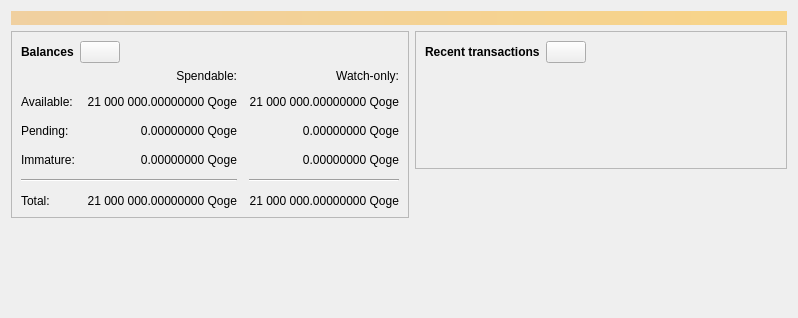
<?xml version="1.0" encoding="UTF-8"?>
<ui version="4.0">
 <class>OverviewPage</class>
 <widget class="QWidget" name="OverviewPage">
  <property name="geometry">
   <rect>
    <x>0</x>
    <y>0</y>
    <width>798</width>
    <height>318</height>
   </rect>
  </property>
  <property name="windowTitle">
   <string>Form</string>
  </property>
  <layout class="QVBoxLayout" name="topLayout">
   <item>
    <widget class="QLabel" name="labelAlerts">
     <property name="visible">
      <bool>false</bool>
     </property>
     <property name="styleSheet">
      <string notr="true">QLabel { background-color: qlineargradient(x1: 0, y1: 0, x2: 1, y2: 0, stop:0 #F0D0A0, stop:1 #F8D488); color:#000000; }</string>
     </property>
     <property name="wordWrap">
      <bool>true</bool>
     </property>
     <property name="margin">
      <number>3</number>
     </property>
     <property name="textInteractionFlags">
      <set>Qt::TextSelectableByMouse</set>
     </property>
    </widget>
   </item>
   <item>
    <layout class="QHBoxLayout" name="horizontalLayout" stretch="1,1">
     <item>
      <layout class="QVBoxLayout" name="verticalLayout_2">
       <item>
        <widget class="QFrame" name="frame">
         <property name="frameShape">
          <enum>QFrame::StyledPanel</enum>
         </property>
         <property name="frameShadow">
          <enum>QFrame::Raised</enum>
         </property>
         <layout class="QVBoxLayout" name="verticalLayout_4">
          <item>
           <layout class="QHBoxLayout" name="horizontalLayout_4">
            <item>
             <widget class="QLabel" name="label_5">
              <property name="font">
               <font>
                <weight>75</weight>
                <bold>true</bold>
               </font>
              </property>
              <property name="text">
               <string>Balances</string>
              </property>
             </widget>
            </item>
            <item>
             <widget class="QPushButton" name="labelWalletStatus">
              <property name="enabled">
               <bool>true</bool>
              </property>
              <property name="maximumSize">
               <size>
                <width>45</width>
                <height>16777215</height>
               </size>
              </property>
              <property name="toolTip">
               <string>The displayed information may be out of date. Your wallet automatically synchronizes with the Qogecoin network after a connection is established, but this process has not completed yet.</string>
              </property>
              <property name="text">
               <string/>
              </property>
              <property name="icon">
               <iconset resource="../qogecoin.qrc">
                <normaloff>:/icons/warning</normaloff>
                <disabledoff>:/icons/warning</disabledoff>:/icons/warning</iconset>
              </property>
              <property name="iconSize">
               <size>
                <width>24</width>
                <height>24</height>
               </size>
              </property>
             </widget>
            </item>
            <item>
             <spacer name="horizontalSpacer_3">
              <property name="orientation">
               <enum>Qt::Horizontal</enum>
              </property>
              <property name="sizeHint" stdset="0">
               <size>
                <width>40</width>
                <height>20</height>
               </size>
              </property>
             </spacer>
            </item>
           </layout>
          </item>
          <item>
           <layout class="QGridLayout" name="gridLayout">
            <property name="spacing">
             <number>12</number>
            </property>
            <item row="2" column="2">
             <widget class="QLabel" name="labelWatchPending">
              <property name="cursor">
               <cursorShape>IBeamCursor</cursorShape>
              </property>
              <property name="toolTip">
               <string>Unconfirmed transactions to watch-only addresses</string>
              </property>
              <property name="text">
               <string notr="true">0.00000000 Qoge</string>
              </property>
              <property name="alignment">
               <set>Qt::AlignRight|Qt::AlignTrailing|Qt::AlignVCenter</set>
              </property>
              <property name="textInteractionFlags">
               <set>Qt::LinksAccessibleByMouse|Qt::TextSelectableByKeyboard|Qt::TextSelectableByMouse</set>
              </property>
             </widget>
            </item>
            <item row="2" column="1">
             <widget class="QLabel" name="labelUnconfirmed">
              <property name="cursor">
               <cursorShape>IBeamCursor</cursorShape>
              </property>
              <property name="toolTip">
               <string>Total of transactions that have yet to be confirmed, and do not yet count toward the spendable balance</string>
              </property>
              <property name="text">
               <string notr="true">0.00000000 Qoge</string>
              </property>
              <property name="alignment">
               <set>Qt::AlignRight|Qt::AlignTrailing|Qt::AlignVCenter</set>
              </property>
              <property name="textInteractionFlags">
               <set>Qt::LinksAccessibleByMouse|Qt::TextSelectableByKeyboard|Qt::TextSelectableByMouse</set>
              </property>
             </widget>
            </item>
            <item row="3" column="2">
             <widget class="QLabel" name="labelWatchImmature">
              <property name="cursor">
               <cursorShape>IBeamCursor</cursorShape>
              </property>
              <property name="toolTip">
               <string>Mined balance in watch-only addresses that has not yet matured</string>
              </property>
              <property name="text">
               <string notr="true">0.00000000 Qoge</string>
              </property>
              <property name="alignment">
               <set>Qt::AlignRight|Qt::AlignTrailing|Qt::AlignVCenter</set>
              </property>
              <property name="textInteractionFlags">
               <set>Qt::LinksAccessibleByMouse|Qt::TextSelectableByKeyboard|Qt::TextSelectableByMouse</set>
              </property>
             </widget>
            </item>
            <item row="4" column="0" colspan="2">
             <widget class="Line" name="line">
              <property name="orientation">
               <enum>Qt::Horizontal</enum>
              </property>
             </widget>
            </item>
            <item row="4" column="2">
             <widget class="Line" name="lineWatchBalance">
              <property name="sizePolicy">
               <sizepolicy hsizetype="Preferred" vsizetype="Fixed">
                <horstretch>0</horstretch>
                <verstretch>0</verstretch>
               </sizepolicy>
              </property>
              <property name="minimumSize">
               <size>
                <width>140</width>
                <height>0</height>
               </size>
              </property>
              <property name="orientation">
               <enum>Qt::Horizontal</enum>
              </property>
             </widget>
            </item>
            <item row="5" column="0">
             <widget class="QLabel" name="labelTotalText">
              <property name="text">
               <string>Total:</string>
              </property>
             </widget>
            </item>
            <item row="3" column="1">
             <widget class="QLabel" name="labelImmature">
              <property name="cursor">
               <cursorShape>IBeamCursor</cursorShape>
              </property>
              <property name="toolTip">
               <string>Mined balance that has not yet matured</string>
              </property>
              <property name="text">
               <string notr="true">0.00000000 Qoge</string>
              </property>
              <property name="alignment">
               <set>Qt::AlignRight|Qt::AlignTrailing|Qt::AlignVCenter</set>
              </property>
              <property name="textInteractionFlags">
               <set>Qt::LinksAccessibleByMouse|Qt::TextSelectableByKeyboard|Qt::TextSelectableByMouse</set>
              </property>
             </widget>
            </item>
            <item row="2" column="3">
             <spacer name="horizontalSpacer_2">
              <property name="orientation">
               <enum>Qt::Horizontal</enum>
              </property>
              <property name="sizeHint" stdset="0">
               <size>
                <width>40</width>
                <height>20</height>
               </size>
              </property>
             </spacer>
            </item>
            <item row="3" column="0">
             <widget class="QLabel" name="labelImmatureText">
              <property name="text">
               <string>Immature:</string>
              </property>
             </widget>
            </item>
            <item row="5" column="1">
             <widget class="QLabel" name="labelTotal">
              <property name="cursor">
               <cursorShape>IBeamCursor</cursorShape>
              </property>
              <property name="toolTip">
               <string>Your current total balance</string>
              </property>
              <property name="text">
               <string notr="true">21 000 000.00000000 Qoge</string>
              </property>
              <property name="alignment">
               <set>Qt::AlignRight|Qt::AlignTrailing|Qt::AlignVCenter</set>
              </property>
              <property name="textInteractionFlags">
               <set>Qt::LinksAccessibleByMouse|Qt::TextSelectableByKeyboard|Qt::TextSelectableByMouse</set>
              </property>
             </widget>
            </item>
            <item row="5" column="2">
             <widget class="QLabel" name="labelWatchTotal">
              <property name="cursor">
               <cursorShape>IBeamCursor</cursorShape>
              </property>
              <property name="toolTip">
               <string>Current total balance in watch-only addresses</string>
              </property>
              <property name="text">
               <string notr="true">21 000 000.00000000 Qoge</string>
              </property>
              <property name="alignment">
               <set>Qt::AlignRight|Qt::AlignTrailing|Qt::AlignVCenter</set>
              </property>
              <property name="textInteractionFlags">
               <set>Qt::LinksAccessibleByMouse|Qt::TextSelectableByKeyboard|Qt::TextSelectableByMouse</set>
              </property>
             </widget>
            </item>
            <item row="0" column="2">
             <widget class="QLabel" name="labelWatchonly">
              <property name="text">
               <string>Watch-only:</string>
              </property>
              <property name="alignment">
               <set>Qt::AlignRight|Qt::AlignTrailing|Qt::AlignVCenter</set>
              </property>
             </widget>
            </item>
            <item row="1" column="0">
             <widget class="QLabel" name="labelBalanceText">
              <property name="text">
               <string>Available:</string>
              </property>
             </widget>
            </item>
            <item row="1" column="1">
             <widget class="QLabel" name="labelBalance">
              <property name="cursor">
               <cursorShape>IBeamCursor</cursorShape>
              </property>
              <property name="toolTip">
               <string>Your current spendable balance</string>
              </property>
              <property name="text">
               <string notr="true">21 000 000.00000000 Qoge</string>
              </property>
              <property name="alignment">
               <set>Qt::AlignRight|Qt::AlignTrailing|Qt::AlignVCenter</set>
              </property>
              <property name="textInteractionFlags">
               <set>Qt::LinksAccessibleByMouse|Qt::TextSelectableByKeyboard|Qt::TextSelectableByMouse</set>
              </property>
             </widget>
            </item>
            <item row="1" column="2">
             <widget class="QLabel" name="labelWatchAvailable">
              <property name="cursor">
               <cursorShape>IBeamCursor</cursorShape>
              </property>
              <property name="toolTip">
               <string>Your current balance in watch-only addresses</string>
              </property>
              <property name="text">
               <string notr="true">21 000 000.00000000 Qoge</string>
              </property>
              <property name="alignment">
               <set>Qt::AlignRight|Qt::AlignTrailing|Qt::AlignVCenter</set>
              </property>
              <property name="textInteractionFlags">
               <set>Qt::LinksAccessibleByMouse|Qt::TextSelectableByKeyboard|Qt::TextSelectableByMouse</set>
              </property>
             </widget>
            </item>
            <item row="2" column="0">
             <widget class="QLabel" name="labelPendingText">
              <property name="text">
               <string>Pending:</string>
              </property>
             </widget>
            </item>
            <item row="0" column="1">
             <widget class="QLabel" name="labelSpendable">
              <property name="text">
               <string>Spendable:</string>
              </property>
              <property name="alignment">
               <set>Qt::AlignRight|Qt::AlignTrailing|Qt::AlignVCenter</set>
              </property>
             </widget>
            </item>
           </layout>
          </item>
         </layout>
        </widget>
       </item>
       <item>
        <spacer name="verticalSpacer">
         <property name="orientation">
          <enum>Qt::Vertical</enum>
         </property>
         <property name="sizeHint" stdset="0">
          <size>
           <width>20</width>
           <height>40</height>
          </size>
         </property>
        </spacer>
       </item>
      </layout>
     </item>
     <item>
      <layout class="QVBoxLayout" name="verticalLayout_3">
       <item>
        <widget class="QFrame" name="frame_2">
         <property name="frameShape">
          <enum>QFrame::StyledPanel</enum>
         </property>
         <property name="frameShadow">
          <enum>QFrame::Raised</enum>
         </property>
         <layout class="QVBoxLayout" name="verticalLayout">
          <item>
           <layout class="QHBoxLayout" name="horizontalLayout_2">
            <item>
             <widget class="QLabel" name="label_4">
              <property name="font">
               <font>
                <weight>75</weight>
                <bold>true</bold>
               </font>
              </property>
              <property name="text">
               <string>Recent transactions</string>
              </property>
             </widget>
            </item>
            <item>
             <widget class="QPushButton" name="labelTransactionsStatus">
              <property name="enabled">
               <bool>true</bool>
              </property>
              <property name="maximumSize">
               <size>
                <width>45</width>
                <height>16777215</height>
               </size>
              </property>
              <property name="toolTip">
               <string>The displayed information may be out of date. Your wallet automatically synchronizes with the Qogecoin network after a connection is established, but this process has not completed yet.</string>
              </property>
              <property name="text">
               <string/>
              </property>
              <property name="icon">
               <iconset resource="../qogecoin.qrc">
                <normaloff>:/icons/warning</normaloff>
                <disabledoff>:/icons/warning</disabledoff>:/icons/warning</iconset>
              </property>
              <property name="iconSize">
               <size>
                <width>24</width>
                <height>24</height>
               </size>
              </property>
             </widget>
            </item>
            <item>
             <spacer name="horizontalSpacer">
              <property name="orientation">
               <enum>Qt::Horizontal</enum>
              </property>
              <property name="sizeHint" stdset="0">
               <size>
                <width>40</width>
                <height>20</height>
               </size>
              </property>
             </spacer>
            </item>
           </layout>
          </item>
          <item>
           <widget class="TransactionOverviewWidget" name="listTransactions">
            <property name="styleSheet">
             <string notr="true">QListView { background: transparent; }</string>
            </property>
            <property name="frameShape">
             <enum>QFrame::NoFrame</enum>
            </property>
            <property name="verticalScrollBarPolicy">
             <enum>Qt::ScrollBarAlwaysOff</enum>
            </property>
            <property name="horizontalScrollBarPolicy">
             <enum>Qt::ScrollBarAlwaysOff</enum>
            </property>
            <property name="sizeAdjustPolicy">
             <enum>QAbstractScrollArea::AdjustToContents</enum>
            </property>
            <property name="selectionMode">
             <enum>QAbstractItemView::NoSelection</enum>
            </property>
            <property name="uniformItemSizes">
             <bool>true</bool>
            </property>
           </widget>
          </item>
         </layout>
        </widget>
       </item>
       <item>
        <spacer name="verticalSpacer_2">
         <property name="orientation">
          <enum>Qt::Vertical</enum>
         </property>
         <property name="sizeHint" stdset="0">
          <size>
           <width>20</width>
           <height>40</height>
          </size>
         </property>
        </spacer>
       </item>
      </layout>
     </item>
    </layout>
   </item>
  </layout>
 </widget>
 <customwidgets>
  <customwidget>
   <class>TransactionOverviewWidget</class>
   <extends>QListView</extends>
   <header>qt/transactionoverviewwidget.h</header>
  </customwidget>
 </customwidgets>
 <resources/>
 <connections/>
</ui>
